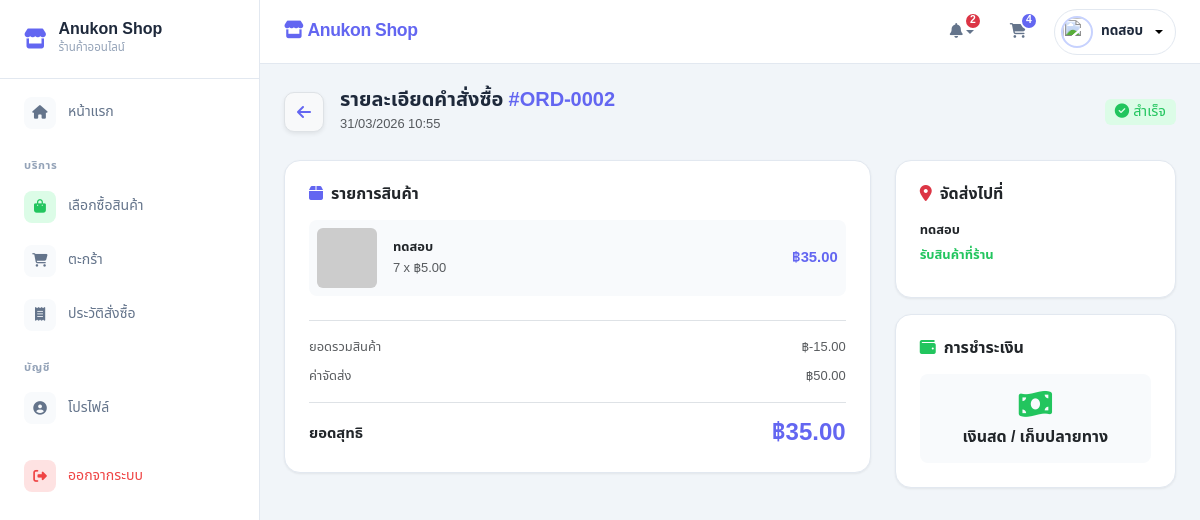
/views/order_detail.php?id=2 (signed in), run on the app's committed database.
### tables this page shows
CREATE TABLE `bill_sales` (
  `sale_id` int NOT NULL,
  `user_id` int DEFAULT NULL,
  `address_id` int DEFAULT NULL,
  `sale_date` timestamp NOT NULL DEFAULT CURRENT_TIMESTAMP,
  `total_price` decimal(12,2) NOT NULL,
  `shipping_type` varchar(50) DEFAULT NULL,
  `payment_type` varchar(50) DEFAULT NULL,
  `sale_status` tinyint DEFAULT '1',
  `slip_img` varchar(255) DEFAULT NULL,
  `slip_confirmed` tinyint DEFAULT '0',
  `remark` text,
  `created_at` timestamp NOT NULL DEFAULT CURRENT_TIMESTAMP,
  `updated_at` timestamp NOT NULL DEFAULT CURRENT_TIMESTAMP ON UPDATE CURRENT_TIMESTAMP
);

CREATE TABLE `details_sales` (
  `dtl_sale_id` int NOT NULL,
  `sale_id` int NOT NULL,
  `product_id` int NOT NULL,
  `batch_id` int DEFAULT NULL,
  `quantity` int NOT NULL,
  `unit_price` decimal(10,2) NOT NULL,
  `subtotal` decimal(12,2) NOT NULL,
  `pmt_id` int DEFAULT NULL,
  `created_at` timestamp NOT NULL DEFAULT CURRENT_TIMESTAMP
);

CREATE TABLE `products` (
  `prod_id` int NOT NULL,
  `prod_name` varchar(200) NOT NULL,
  `type_id` int DEFAULT NULL,
  `barcode` varchar(50) DEFAULT NULL,
  `price` decimal(10,2) NOT NULL,
  `detail` text,
  `img` varchar(255) DEFAULT NULL,
  `status` tinyint DEFAULT '1',
  `created_at` timestamp NOT NULL DEFAULT CURRENT_TIMESTAMP,
  `updated_at` timestamp NOT NULL DEFAULT CURRENT_TIMESTAMP ON UPDATE CURRENT_TIMESTAMP
);

### views/order_detail.php (the view, shortened to what this page needs)
<?php
include_once '../includes/header.php';
$user_id = $_SESSION['user_id'];
$sale_id = $_GET['id'] ?? 0;
$sql_bill = "SELECT b.*,
                    a.home_no, a.moo, a.soi, a.road, a.remark as addr_remark,
                    s.sub_dist_name, s.zip_code, d.dist_name, p.prov_name
             FROM bill_sales b
             LEFT JOIN addresses a ON b.address_id = a.address_id
             LEFT JOIN subdistricts s ON a.sub_dist_id = s.sub_dist_id
             LEFT JOIN districts d ON s.dist_id = d.dist_id
             LEFT JOIN provinces p ON d.prov_id = p.prov_id
             WHERE b.sale_id = ? AND b.user_id = ?";
$stmt_bill = $conn->prepare($sql_bill);
$stmt_bill->bind_param("ii", $sale_id, $user_id);
$stmt_bill->execute();
$bill = $stmt_bill->get_result()->fetch_assoc();
$status_config = [
    0 => ['label' => 'ยกเลิก', 'bg' => 'var(--danger-soft)', 'color' => 'var(--danger)', 'icon' => 'fa-ban'],
    1 => ['label' => 'รอดำเนินการ', 'bg' => 'var(--warning-soft)', 'color' => '#b45309', 'icon' => 'fa-clock'],
    2 => ['label' => 'กำลังจัดส่ง', 'bg' => 'var(--info-soft)', 'color' => 'var(--info)', 'icon' => 'fa-truck-fast'],
    3 => ['label' => 'สำเร็จ', 'bg' => 'var(--success-soft)', 'color' => 'var(--success)', 'icon' => 'fa-circle-check'],
];
$cfg = $status_config[$bill['sale_status']] ?? $status_config[1];
$sql_items = "SELECT d.*, p.prod_name, p.img
              FROM details_sales d
              JOIN products p ON d.product_id = p.prod_id
              WHERE d.sale_id = ?";
$stmt_items = $conn->prepare($sql_items);
$stmt_items->bind_param("i", $sale_id);
$stmt_items->execute();
$items = $stmt_items->get_result();
$shipping_cost = 50;
$subtotal_items = $bill['total_price'] - $shipping_cost;
?>
<main class="page-content fade-up">
    <div class="d-flex align-items-center gap-3 mb-4">
        <a href="javascript:history.back()" class="btn btn-light rounded-circle border shadow-sm" style="width: 40px; height: 40px; display: flex; align-items: center; justify-content: center;">
            <i class="fa-solid fa-arrow-left text-primary"></i>
        </a>
        <div>
            <h5 class="fw-bold mb-0">รายละเอียดคำสั่งซื้อ <span class="text-primary">#ORD-<?php echo str_pad($bill['sale_id'], 4, '0', STR_PAD_LEFT); ?></span></h5>
            <small class="text-muted"><?php echo date_format(date_create($bill['sale_date']), "d/m/Y H:i"); ?></small>
        </div>
        <span class="badge ms-auto" style="background: <?php echo $cfg['bg']; ?>; color: <?php echo $cfg['color']; ?>; font-size: 0.9rem;">
            <i class="fa-solid <?php echo $cfg['icon']; ?> me-1"></i><?php echo $cfg['label']; ?>
        </span>
    </div>
    <div class="row g-4">
        <div class="col-lg-8">
            <div class="card p-4">
                <h6 class="fw-bold mb-3"><i class="fa-solid fa-box text-primary me-2"></i>รายการสินค้า</h6>
                <div class="d-flex flex-column gap-3 mb-4">
                    <?php while($item = $items->fetch_assoc()):
                        $img_src = !empty($item['img']) ? '../uploads/products/'.$item['img'] : 'https://placehold.co/100x100?text=No+Image';
                    ?>
                    <div class="d-flex align-items-center gap-3 p-2 rounded-3" style="background: var(--surface-alt);">
                        <img src="<?php echo $img_src; ?>" alt="product" class="rounded" style="width: 60px; height: 60px; object-fit: cover;" onerror="this.src='https://placehold.co/100x100?text=No+Image'">
                        <div class="flex-grow-1">
                            <div class="fw-bold small"><?php echo htmlspecialchars($item['prod_name']); ?></div>
                            <div class="text-muted small"><?php echo $item['quantity']; ?> x ฿<?php echo number_format($item['unit_price'], 2); ?></div>
                        </div>
                        <div class="fw-bold text-primary">฿<?php echo number_format($item['subtotal'], 2); ?></div>
                    </div>
                    <?php endwhile; ?>
                </div>
                <div class="border-top pt-3">
                    <div class="d-flex justify-content-between mb-2 small text-muted">
                        <span>ยอดรวมสินค้า</span>
                        <span>฿<?php echo number_format($subtotal_items, 2); ?></span>
                    </div>
                    <div class="d-flex justify-content-between mb-3 small text-muted pb-3 border-bottom">
                        <span>ค่าจัดส่ง</span>
                        <span>฿<?php echo number_format($shipping_cost, 2); ?></span>
                    </div>
                    <div class="d-flex justify-content-between align-items-center">
                        <span class="fw-bold">ยอดสุทธิ</span>
                        <h4 class="fw-bold text-primary mb-0">฿<?php echo number_format($bill['total_price'], 2); ?></h4>
                    </div>
                </div>
            </div>
        </div>
        <div class="col-lg-4">
            <div class="card p-4 mb-3">
                <h6 class="fw-bold mb-3"><i class="fa-solid fa-location-dot text-danger me-2"></i>จัดส่งไปที่</h6>
                <div class="fw-bold small mb-1"><?php echo isset($bill['first_name']) ? $bill['first_name'] . ' ' . $bill['last_name'] : $_SESSION['full_name']; ?></div>
                <div class="small text-muted mb-2">
                    <?php if($bill['shipping_type'] === 'delivery'): ?>
                        <?php echo $bill['home_no']; ?>
                        <?php echo !empty($bill['moo']) ? 'ม.'.$bill['moo'] : ''; ?>
                        <?php echo !empty($bill['soi']) ? 'ซ.'.$bill['soi'] : ''; ?>
                        <?php echo !empty($bill['road']) ? 'ถ.'.$bill['road'] : ''; ?> <br>
                        ต.<?php echo $bill['sub_dist_name']; ?> อ.<?php echo $bill['dist_name']; ?>
                        จ.<?php echo $bill['prov_name']; ?> <?php echo $bill['zip_code']; ?>
                    <?php else: ?>
                        <span style="color: var(--success); font-weight: bold;">รับสินค้าที่ร้าน</span>
                    <?php endif; ?>
                </div>
            </div>
            <div class="card p-4">
                <h6 class="fw-bold mb-3"><i class="fa-solid fa-wallet text-success me-2"></i>การชำระเงิน</h6>
                <?php if($bill['payment_type'] == 'COD'): ?>
                    <div class="text-center p-3 rounded-3" style="background: var(--surface-alt);">
                        <i class="fa-solid fa-money-bill-wave fa-2x mb-2 text-success"></i>
                        <h6 class="fw-bold mb-0">เงินสด / เก็บปลายทาง</h6>
                    </div>
                <?php endif; ?>
            </div>
        </div>
    </div>
</main>
<?php
include_once '../includes/footer.php';
?>

### includes/header.php (style rules this page uses)
:root { --primary: #6366f1; --primary-hover: #4f46e5; --primary-light: #eef2ff; --primary-soft: #c7d2fe; --surface: #ffffff; --surface-alt: #f8fafc; --bg: #f1f5f9; --text: #1e293b; --text-muted: #94a3b8; --text-secondary: #64748b; --border: #e2e8f0; --success: #22c55e; --success-soft: #dcfce7; --danger: #ef4444; --danger-soft: #fee2e2; --warning: #f59e0b; --warning-soft: #fef3c7; --info: #3b82f6; --info-soft: #dbeafe; --radius: 16px; --radius-sm: 10px; --radius-xs: 6px; --shadow: 0 1px 3px rgba(0, 0, 0, 0.04), 0 1px 2px rgba(0, 0, 0, 0.03); --shadow-md: 0 4px 6px -1px rgba(0, 0, 0, 0.05), 0 2px 4px -2px rgba(0, 0, 0, 0.03); --shadow-lg: 0 10px 15px -3px rgba(0, 0, 0, 0.05), 0 4px 6px -4px rgba(0, 0, 0, 0.03); --transition: all 0.2s ease; }
* { box-sizing: border-box; }
body { font-family: 'Noto Sans Thai', sans-serif; background-color: var(--bg); margin: 0; padding: 0; overflow-x: hidden; color: var(--text); font-size: 0.925rem; line-height: 1.6; }
.text-primary { color: var(--primary) !important; }
.btn { border-radius: var(--radius-sm) !important; font-weight: 500; transition: var(--transition); }
.card { border: 1px solid var(--border); border-radius: var(--radius) !important; box-shadow: var(--shadow); background: var(--surface); transition: var(--transition); }
.badge { font-weight: 500; padding: 5px 10px; border-radius: var(--radius-xs); font-size: 0.78rem; }
.page-content { flex: 1; padding: 24px; }
.fade-up { animation: fadeUp 0.35s ease-out; }

### includes/sidebar.php (style rules this page uses)
.text-success { color: var(--success) !important; }

### data on the page
bill_sales: sale_id "0002", sale_date "31/03/2026 10:55", sale_status "สำเร็จ", total_price "-15.00", total_price "35.00"
details_sales: product.prod_name "ทดสอบ", quantity "7", unit_price "5.00", subtotal "35.00"

### other printed values
$noti_count "2"
$cart_count "4"
$_SESSION['full_name'] "ทดสอบ"
$shipping_cost "50.00"
